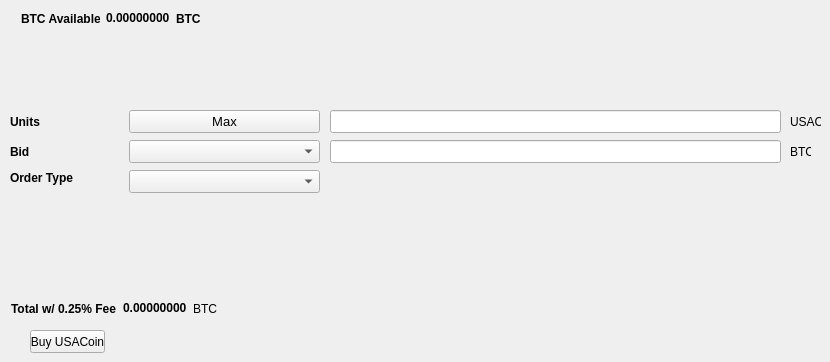
   <widget class="QWidget" name="BuyTab">
    <attribute name="title">
     <string>Buy</string>
    </attribute>
    <widget class="QPushButton" name="BuyUSACoin">
     <property name="geometry">
      <rect>
       <x>30</x>
       <y>330</y>
       <width>75</width>
       <height>23</height>
      </rect>
     </property>
     <property name="text">
      <string>Buy USACoin</string>
     </property>
    </widget>
    <widget class="QLabel" name="label_3">
     <property name="geometry">
      <rect>
       <x>10</x>
       <y>110</y>
       <width>46</width>
       <height>23</height>
      </rect>
     </property>
     <property name="font">
      <font>
       <weight>75</weight>
       <bold>true</bold>
      </font>
     </property>
     <property name="text">
      <string>Units</string>
     </property>
    </widget>
    <widget class="QLineEdit" name="UnitsInput">
     <property name="geometry">
      <rect>
       <x>330</x>
       <y>110</y>
       <width>451</width>
       <height>23</height>
      </rect>
     </property>
     <property name="font">
      <font>
       <pointsize>9</pointsize>
       <weight>75</weight>
       <bold>true</bold>
      </font>
     </property>
    </widget>
    <widget class="QLineEdit" name="BuyBidPriceEdit">
     <property name="geometry">
      <rect>
       <x>330</x>
       <y>140</y>
       <width>451</width>
       <height>23</height>
      </rect>
     </property>
     <property name="font">
      <font>
       <pointsize>9</pointsize>
       <weight>75</weight>
       <bold>true</bold>
      </font>
     </property>
    </widget>
    <widget class="QLabel" name="label_4">
     <property name="geometry">
      <rect>
       <x>790</x>
       <y>110</y>
       <width>31</width>
       <height>23</height>
      </rect>
     </property>
     <property name="text">
      <string>USACoin</string>
     </property>
    </widget>
    <widget class="QLabel" name="label_5">
     <property name="geometry">
      <rect>
       <x>790</x>
       <y>140</y>
       <width>21</width>
       <height>23</height>
      </rect>
     </property>
     <property name="text">
      <string>BTC</string>
     </property>
    </widget>
    <widget class="QLabel" name="label_6">
     <property name="geometry">
      <rect>
       <x>10</x>
       <y>140</y>
       <width>46</width>
       <height>23</height>
      </rect>
     </property>
     <property name="font">
      <font>
       <weight>75</weight>
       <bold>true</bold>
      </font>
     </property>
     <property name="text">
      <string>Bid</string>
     </property>
    </widget>
    <widget class="QLabel" name="label_7">
     <property name="geometry">
      <rect>
       <x>10</x>
       <y>170</y>
       <width>71</width>
       <height>16</height>
      </rect>
     </property>
     <property name="font">
      <font>
       <weight>75</weight>
       <bold>true</bold>
      </font>
     </property>
     <property name="text">
      <string>Order Type</string>
     </property>
    </widget>
    <widget class="QPushButton" name="Buy_Max_Amount">
     <property name="geometry">
      <rect>
       <x>129</x>
       <y>110</y>
       <width>191</width>
       <height>23</height>
      </rect>
     </property>
     <property name="font">
      <font>
       <pointsize>10</pointsize>
      </font>
     </property>
     <property name="text">
      <string>Max</string>
     </property>
    </widget>
    <widget class="QComboBox" name="BuyBidcomboBox">
     <property name="geometry">
      <rect>
       <x>129</x>
       <y>140</y>
       <width>191</width>
       <height>23</height>
      </rect>
     </property>
     <property name="font">
      <font>
       <pointsize>10</pointsize>
      </font>
     </property>
    </widget>
    <widget class="QComboBox" name="buyOrdertypeCombo">
     <property name="geometry">
      <rect>
       <x>129</x>
       <y>170</y>
       <width>191</width>
       <height>23</height>
      </rect>
     </property>
     <property name="font">
      <font>
       <pointsize>10</pointsize>
      </font>
     </property>
    </widget>
    <widget class="QWidget" name="layoutWidget">
     <property name="geometry">
      <rect>
       <x>21</x>
       <y>11</y>
       <width>180</width>
       <height>15</height>
      </rect>
     </property>
     <layout class="QHBoxLayout" name="horizontalLayout_3">
      <item>
       <widget class="QLabel" name="label232">
        <property name="font">
         <font>
          <weight>75</weight>
          <bold>true</bold>
         </font>
        </property>
        <property name="text">
         <string>BTC Available:</string>
        </property>
       </widget>
      </item>
      <item>
       <widget class="QLabel" name="BtcAvailableLbl">
        <property name="palette">
         <palette>
          <active>
           <colorrole role="WindowText">
            <brush brushstyle="SolidPattern">
             <color alpha="255">
              <red>0</red>
              <green>0</green>
              <blue>0</blue>
             </color>
            </brush>
           </colorrole>
           <colorrole role="Button">
            <brush brushstyle="SolidPattern">
             <color alpha="255">
              <red>0</red>
              <green>170</green>
              <blue>0</blue>
             </color>
            </brush>
           </colorrole>
           <colorrole role="Light">
            <brush brushstyle="SolidPattern">
             <color alpha="255">
              <red>0</red>
              <green>255</green>
              <blue>0</blue>
             </color>
            </brush>
           </colorrole>
           <colorrole role="Midlight">
            <brush brushstyle="SolidPattern">
             <color alpha="255">
              <red>0</red>
              <green>212</green>
              <blue>0</blue>
             </color>
            </brush>
           </colorrole>
           <colorrole role="Dark">
            <brush brushstyle="SolidPattern">
             <color alpha="255">
              <red>0</red>
              <green>85</green>
              <blue>0</blue>
             </color>
            </brush>
           </colorrole>
           <colorrole role="Mid">
            <brush brushstyle="SolidPattern">
             <color alpha="255">
              <red>0</red>
              <green>113</green>
              <blue>0</blue>
             </color>
            </brush>
           </colorrole>
           <colorrole role="Text">
            <brush brushstyle="SolidPattern">
             <color alpha="255">
              <red>0</red>
              <green>170</green>
              <blue>0</blue>
             </color>
            </brush>
           </colorrole>
           <colorrole role="BrightText">
            <brush brushstyle="SolidPattern">
             <color alpha="255">
              <red>255</red>
              <green>255</green>
              <blue>255</blue>
             </color>
            </brush>
           </colorrole>
           <colorrole role="ButtonText">
            <brush brushstyle="SolidPattern">
             <color alpha="255">
              <red>0</red>
              <green>0</green>
              <blue>0</blue>
             </color>
            </brush>
           </colorrole>
           <colorrole role="Base">
            <brush brushstyle="SolidPattern">
             <color alpha="255">
              <red>255</red>
              <green>255</green>
              <blue>255</blue>
             </color>
            </brush>
           </colorrole>
           <colorrole role="Window">
            <brush brushstyle="SolidPattern">
             <color alpha="255">
              <red>0</red>
              <green>170</green>
              <blue>0</blue>
             </color>
            </brush>
           </colorrole>
           <colorrole role="Shadow">
            <brush brushstyle="SolidPattern">
             <color alpha="255">
              <red>0</red>
              <green>0</green>
              <blue>0</blue>
             </color>
            </brush>
           </colorrole>
           <colorrole role="AlternateBase">
            <brush brushstyle="SolidPattern">
             <color alpha="255">
              <red>127</red>
              <green>212</green>
              <blue>127</blue>
             </color>
            </brush>
           </colorrole>
           <colorrole role="ToolTipBase">
            <brush brushstyle="SolidPattern">
             <color alpha="255">
              <red>255</red>
              <green>255</green>
              <blue>220</blue>
             </color>
            </brush>
           </colorrole>
           <colorrole role="ToolTipText">
            <brush brushstyle="SolidPattern">
             <color alpha="255">
              <red>0</red>
              <green>0</green>
              <blue>0</blue>
             </color>
            </brush>
           </colorrole>
          </active>
          <inactive>
           <colorrole role="WindowText">
            <brush brushstyle="SolidPattern">
             <color alpha="255">
              <red>0</red>
              <green>0</green>
              <blue>0</blue>
             </color>
            </brush>
           </colorrole>
           <colorrole role="Button">
            <brush brushstyle="SolidPattern">
             <color alpha="255">
              <red>0</red>
              <green>170</green>
              <blue>0</blue>
             </color>
            </brush>
           </colorrole>
           <colorrole role="Light">
            <brush brushstyle="SolidPattern">
             <color alpha="255">
              <red>0</red>
              <green>255</green>
              <blue>0</blue>
             </color>
            </brush>
           </colorrole>
           <colorrole role="Midlight">
            <brush brushstyle="SolidPattern">
             <color alpha="255">
              <red>0</red>
              <green>212</green>
              <blue>0</blue>
             </color>
            </brush>
           </colorrole>
           <colorrole role="Dark">
            <brush brushstyle="SolidPattern">
             <color alpha="255">
              <red>0</red>
              <green>85</green>
              <blue>0</blue>
             </color>
            </brush>
           </colorrole>
           <colorrole role="Mid">
            <brush brushstyle="SolidPattern">
             <color alpha="255">
              <red>0</red>
              <green>113</green>
              <blue>0</blue>
             </color>
            </brush>
           </colorrole>
           <colorrole role="Text">
            <brush brushstyle="SolidPattern">
             <color alpha="255">
              <red>0</red>
              <green>170</green>
              <blue>0</blue>
             </color>
            </brush>
           </colorrole>
           <colorrole role="BrightText">
            <brush brushstyle="SolidPattern">
             <color alpha="255">
              <red>255</red>
              <green>255</green>
              <blue>255</blue>
             </color>
            </brush>
           </colorrole>
           <colorrole role="ButtonText">
            <brush brushstyle="SolidPattern">
             <color alpha="255">
              <red>0</red>
              <green>0</green>
              <blue>0</blue>
             </color>
            </brush>
           </colorrole>
           <colorrole role="Base">
            <brush brushstyle="SolidPattern">
             <color alpha="255">
              <red>255</red>
              <green>255</green>
              <blue>255</blue>
             </color>
            </brush>
           </colorrole>
           <colorrole role="Window">
            <brush brushstyle="SolidPattern">
             <color alpha="255">
              <red>0</red>
              <green>170</green>
              <blue>0</blue>
             </color>
            </brush>
           </colorrole>
           <colorrole role="Shadow">
            <brush brushstyle="SolidPattern">
             <color alpha="255">
              <red>0</red>
              <green>0</green>
              <blue>0</blue>
             </color>
            </brush>
           </colorrole>
           <colorrole role="AlternateBase">
            <brush brushstyle="SolidPattern">
             <color alpha="255">
              <red>127</red>
              <green>212</green>
              <blue>127</blue>
             </color>
            </brush>
           </colorrole>
           <colorrole role="ToolTipBase">
            <brush brushstyle="SolidPattern">
             <color alpha="255">
              <red>255</red>
              <green>255</green>
              <blue>220</blue>
             </color>
            </brush>
           </colorrole>
           <colorrole role="ToolTipText">
            <brush brushstyle="SolidPattern">
             <color alpha="255">
              <red>0</red>
              <green>0</green>
              <blue>0</blue>
             </color>
            </brush>
           </colorrole>
          </inactive>
          <disabled>
           <colorrole role="WindowText">
            <brush brushstyle="SolidPattern">
             <color alpha="255">
              <red>0</red>
              <green>85</green>
              <blue>0</blue>
             </color>
            </brush>
           </colorrole>
           <colorrole role="Button">
            <brush brushstyle="SolidPattern">
             <color alpha="255">
              <red>0</red>
              <green>170</green>
              <blue>0</blue>
             </color>
            </brush>
           </colorrole>
           <colorrole role="Light">
            <brush brushstyle="SolidPattern">
             <color alpha="255">
              <red>0</red>
              <green>255</green>
              <blue>0</blue>
             </color>
            </brush>
           </colorrole>
           <colorrole role="Midlight">
            <brush brushstyle="SolidPattern">
             <color alpha="255">
              <red>0</red>
              <green>212</green>
              <blue>0</blue>
             </color>
            </brush>
           </colorrole>
           <colorrole role="Dark">
            <brush brushstyle="SolidPattern">
             <color alpha="255">
              <red>0</red>
              <green>85</green>
              <blue>0</blue>
             </color>
            </brush>
           </colorrole>
           <colorrole role="Mid">
            <brush brushstyle="SolidPattern">
             <color alpha="255">
              <red>0</red>
              <green>113</green>
              <blue>0</blue>
             </color>
            </brush>
           </colorrole>
           <colorrole role="Text">
            <brush brushstyle="SolidPattern">
             <color alpha="255">
              <red>0</red>
              <green>85</green>
              <blue>0</blue>
             </color>
            </brush>
           </colorrole>
           <colorrole role="BrightText">
            <brush brushstyle="SolidPattern">
             <color alpha="255">
              <red>255</red>
              <green>255</green>
              <blue>255</blue>
             </color>
            </brush>
           </colorrole>
           <colorrole role="ButtonText">
            <brush brushstyle="SolidPattern">
             <color alpha="255">
              <red>0</red>
              <green>85</green>
              <blue>0</blue>
             </color>
            </brush>
           </colorrole>
           <colorrole role="Base">
            <brush brushstyle="SolidPattern">
             <color alpha="255">
              <red>0</red>
              <green>170</green>
              <blue>0</blue>
             </color>
            </brush>
           </colorrole>
           <colorrole role="Window">
            <brush brushstyle="SolidPattern">
             <color alpha="255">
              <red>0</red>
              <green>170</green>
              <blue>0</blue>
             </color>
            </brush>
           </colorrole>
           <colorrole role="Shadow">
            <brush brushstyle="SolidPattern">
             <color alpha="255">
              <red>0</red>
              <green>0</green>
              <blue>0</blue>
             </color>
            </brush>
           </colorrole>
           <colorrole role="AlternateBase">
            <brush brushstyle="SolidPattern">
             <color alpha="255">
              <red>0</red>
              <green>170</green>
              <blue>0</blue>
             </color>
            </brush>
           </colorrole>
           <colorrole role="ToolTipBase">
            <brush brushstyle="SolidPattern">
             <color alpha="255">
              <red>255</red>
              <green>255</green>
              <blue>220</blue>
             </color>
            </brush>
           </colorrole>
           <colorrole role="ToolTipText">
            <brush brushstyle="SolidPattern">
             <color alpha="255">
              <red>0</red>
              <green>0</green>
              <blue>0</blue>
             </color>
            </brush>
           </colorrole>
          </disabled>
         </palette>
        </property>
        <property name="font">
         <font>
          <weight>75</weight>
          <bold>true</bold>
         </font>
        </property>
        <property name="text">
         <string>0.00000000</string>
        </property>
        <property name="textInteractionFlags">
         <set>Qt::LinksAccessibleByMouse|Qt::TextSelectableByKeyboard|Qt::TextSelectableByMouse</set>
        </property>
       </widget>
      </item>
      <item>
       <widget class="QLabel" name="BtcAvailableLbl_2">
        <property name="font">
         <font>
          <weight>75</weight>
          <bold>true</bold>
         </font>
        </property>
        <property name="text">
         <string>BTC</string>
        </property>
       </widget>
      </item>
     </layout>
    </widget>
    <widget class="QWidget" name="layoutWidget">
     <property name="geometry">
      <rect>
       <x>11</x>
       <y>301</y>
       <width>209</width>
       <height>15</height>
      </rect>
     </property>
     <layout class="QHBoxLayout" name="horizontalLayout_4">
      <item>
       <widget class="QLabel" name="label_9">
        <property name="font">
         <font>
          <weight>75</weight>
          <bold>true</bold>
         </font>
        </property>
        <property name="text">
         <string>Total w/ 0.25% Fee</string>
        </property>
       </widget>
      </item>
      <item>
       <widget class="QLabel" name="BuyCostLabel">
        <property name="palette">
         <palette>
          <active>
           <colorrole role="WindowText">
            <brush brushstyle="SolidPattern">
             <color alpha="255">
              <red>0</red>
              <green>0</green>
              <blue>0</blue>
             </color>
            </brush>
           </colorrole>
           <colorrole role="Button">
            <brush brushstyle="SolidPattern">
             <color alpha="255">
              <red>0</red>
              <green>170</green>
              <blue>0</blue>
             </color>
            </brush>
           </colorrole>
           <colorrole role="Light">
            <brush brushstyle="SolidPattern">
             <color alpha="255">
              <red>0</red>
              <green>255</green>
              <blue>0</blue>
             </color>
            </brush>
           </colorrole>
           <colorrole role="Midlight">
            <brush brushstyle="SolidPattern">
             <color alpha="255">
              <red>0</red>
              <green>212</green>
              <blue>0</blue>
             </color>
            </brush>
           </colorrole>
           <colorrole role="Dark">
            <brush brushstyle="SolidPattern">
             <color alpha="255">
              <red>0</red>
              <green>85</green>
              <blue>0</blue>
             </color>
            </brush>
           </colorrole>
           <colorrole role="Mid">
            <brush brushstyle="SolidPattern">
             <color alpha="255">
              <red>0</red>
              <green>113</green>
              <blue>0</blue>
             </color>
            </brush>
           </colorrole>
           <colorrole role="Text">
            <brush brushstyle="SolidPattern">
             <color alpha="255">
              <red>0</red>
              <green>170</green>
              <blue>0</blue>
             </color>
            </brush>
           </colorrole>
           <colorrole role="BrightText">
            <brush brushstyle="SolidPattern">
             <color alpha="255">
              <red>255</red>
              <green>255</green>
              <blue>255</blue>
             </color>
            </brush>
           </colorrole>
           <colorrole role="ButtonText">
            <brush brushstyle="SolidPattern">
             <color alpha="255">
              <red>0</red>
              <green>0</green>
              <blue>0</blue>
             </color>
            </brush>
           </colorrole>
           <colorrole role="Base">
            <brush brushstyle="SolidPattern">
             <color alpha="255">
              <red>255</red>
              <green>255</green>
              <blue>255</blue>
             </color>
            </brush>
           </colorrole>
           <colorrole role="Window">
            <brush brushstyle="SolidPattern">
             <color alpha="255">
              <red>0</red>
              <green>170</green>
              <blue>0</blue>
             </color>
            </brush>
           </colorrole>
           <colorrole role="Shadow">
            <brush brushstyle="SolidPattern">
             <color alpha="255">
              <red>0</red>
              <green>0</green>
              <blue>0</blue>
             </color>
            </brush>
           </colorrole>
           <colorrole role="AlternateBase">
            <brush brushstyle="SolidPattern">
             <color alpha="255">
              <red>127</red>
              <green>212</green>
              <blue>127</blue>
             </color>
            </brush>
           </colorrole>
           <colorrole role="ToolTipBase">
            <brush brushstyle="SolidPattern">
             <color alpha="255">
              <red>255</red>
              <green>255</green>
              <blue>220</blue>
             </color>
            </brush>
           </colorrole>
           <colorrole role="ToolTipText">
            <brush brushstyle="SolidPattern">
             <color alpha="255">
              <red>0</red>
              <green>0</green>
              <blue>0</blue>
             </color>
            </brush>
           </colorrole>
          </active>
          <inactive>
           <colorrole role="WindowText">
            <brush brushstyle="SolidPattern">
             <color alpha="255">
              <red>0</red>
              <green>0</green>
              <blue>0</blue>
             </color>
            </brush>
           </colorrole>
           <colorrole role="Button">
            <brush brushstyle="SolidPattern">
             <color alpha="255">
              <red>0</red>
              <green>170</green>
              <blue>0</blue>
             </color>
            </brush>
           </colorrole>
           <colorrole role="Light">
            <brush brushstyle="SolidPattern">
             <color alpha="255">
              <red>0</red>
              <green>255</green>
              <blue>0</blue>
             </color>
            </brush>
           </colorrole>
           <colorrole role="Midlight">
            <brush brushstyle="SolidPattern">
             <color alpha="255">
              <red>0</red>
              <green>212</green>
              <blue>0</blue>
             </color>
            </brush>
           </colorrole>
           <colorrole role="Dark">
            <brush brushstyle="SolidPattern">
             <color alpha="255">
              <red>0</red>
              <green>85</green>
              <blue>0</blue>
             </color>
            </brush>
           </colorrole>
           <colorrole role="Mid">
            <brush brushstyle="SolidPattern">
             <color alpha="255">
              <red>0</red>
              <green>113</green>
              <blue>0</blue>
             </color>
            </brush>
           </colorrole>
           <colorrole role="Text">
            <brush brushstyle="SolidPattern">
             <color alpha="255">
              <red>0</red>
              <green>170</green>
              <blue>0</blue>
             </color>
            </brush>
           </colorrole>
           <colorrole role="BrightText">
            <brush brushstyle="SolidPattern">
             <color alpha="255">
              <red>255</red>
              <green>255</green>
              <blue>255</blue>
             </color>
            </brush>
           </colorrole>
           <colorrole role="ButtonText">
            <brush brushstyle="SolidPattern">
             <color alpha="255">
              <red>0</red>
              <green>0</green>
              <blue>0</blue>
             </color>
            </brush>
           </colorrole>
           <colorrole role="Base">
            <brush brushstyle="SolidPattern">
             <color alpha="255">
              <red>255</red>
              <green>255</green>
              <blue>255</blue>
             </color>
            </brush>
           </colorrole>
           <colorrole role="Window">
            <brush brushstyle="SolidPattern">
             <color alpha="255">
              <red>0</red>
              <green>170</green>
              <blue>0</blue>
             </color>
            </brush>
           </colorrole>
           <colorrole role="Shadow">
            <brush brushstyle="SolidPattern">
             <color alpha="255">
              <red>0</red>
              <green>0</green>
              <blue>0</blue>
             </color>
            </brush>
           </colorrole>
           <colorrole role="AlternateBase">
            <brush brushstyle="SolidPattern">
             <color alpha="255">
              <red>127</red>
              <green>212</green>
              <blue>127</blue>
             </color>
            </brush>
           </colorrole>
           <colorrole role="ToolTipBase">
            <brush brushstyle="SolidPattern">
             <color alpha="255">
              <red>255</red>
              <green>255</green>
              <blue>220</blue>
             </color>
            </brush>
           </colorrole>
           <colorrole role="ToolTipText">
            <brush brushstyle="SolidPattern">
             <color alpha="255">
              <red>0</red>
              <green>0</green>
              <blue>0</blue>
             </color>
            </brush>
           </colorrole>
          </inactive>
          <disabled>
           <colorrole role="WindowText">
            <brush brushstyle="SolidPattern">
             <color alpha="255">
              <red>0</red>
              <green>85</green>
              <blue>0</blue>
             </color>
            </brush>
           </colorrole>
           <colorrole role="Button">
            <brush brushstyle="SolidPattern">
             <color alpha="255">
              <red>0</red>
              <green>170</green>
              <blue>0</blue>
             </color>
            </brush>
           </colorrole>
           <colorrole role="Light">
            <brush brushstyle="SolidPattern">
             <color alpha="255">
              <red>0</red>
              <green>255</green>
              <blue>0</blue>
             </color>
            </brush>
           </colorrole>
           <colorrole role="Midlight">
            <brush brushstyle="SolidPattern">
             <color alpha="255">
              <red>0</red>
              <green>212</green>
              <blue>0</blue>
             </color>
            </brush>
           </colorrole>
           <colorrole role="Dark">
            <brush brushstyle="SolidPattern">
             <color alpha="255">
              <red>0</red>
              <green>85</green>
              <blue>0</blue>
             </color>
            </brush>
           </colorrole>
           <colorrole role="Mid">
            <brush brushstyle="SolidPattern">
             <color alpha="255">
              <red>0</red>
              <green>113</green>
              <blue>0</blue>
             </color>
            </brush>
           </colorrole>
           <colorrole role="Text">
            <brush brushstyle="SolidPattern">
             <color alpha="255">
              <red>0</red>
              <green>85</green>
              <blue>0</blue>
             </color>
            </brush>
           </colorrole>
           <colorrole role="BrightText">
            <brush brushstyle="SolidPattern">
             <color alpha="255">
              <red>255</red>
              <green>255</green>
              <blue>255</blue>
             </color>
            </brush>
           </colorrole>
           <colorrole role="ButtonText">
            <brush brushstyle="SolidPattern">
             <color alpha="255">
              <red>0</red>
              <green>85</green>
              <blue>0</blue>
             </color>
            </brush>
           </colorrole>
           <colorrole role="Base">
            <brush brushstyle="SolidPattern">
             <color alpha="255">
              <red>0</red>
              <green>170</green>
              <blue>0</blue>
             </color>
            </brush>
           </colorrole>
           <colorrole role="Window">
            <brush brushstyle="SolidPattern">
             <color alpha="255">
              <red>0</red>
              <green>170</green>
              <blue>0</blue>
             </color>
            </brush>
           </colorrole>
           <colorrole role="Shadow">
            <brush brushstyle="SolidPattern">
             <color alpha="255">
              <red>0</red>
              <green>0</green>
              <blue>0</blue>
             </color>
            </brush>
           </colorrole>
           <colorrole role="AlternateBase">
            <brush brushstyle="SolidPattern">
             <color alpha="255">
              <red>0</red>
              <green>170</green>
              <blue>0</blue>
             </color>
            </brush>
           </colorrole>
           <colorrole role="ToolTipBase">
            <brush brushstyle="SolidPattern">
             <color alpha="255">
              <red>255</red>
              <green>255</green>
              <blue>220</blue>
             </color>
            </brush>
           </colorrole>
           <colorrole role="ToolTipText">
            <brush brushstyle="SolidPattern">
             <color alpha="255">
              <red>0</red>
              <green>0</green>
              <blue>0</blue>
             </color>
            </brush>
           </colorrole>
          </disabled>
         </palette>
        </property>
        <property name="font">
         <font>
          <weight>75</weight>
          <bold>true</bold>
         </font>
        </property>
        <property name="autoFillBackground">
         <bool>false</bool>
        </property>
        <property name="text">
         <string>0.00000000</string>
        </property>
        <property name="textInteractionFlags">
         <set>Qt::LinksAccessibleByMouse|Qt::TextSelectableByMouse</set>
        </property>
       </widget>
      </item>
      <item>
       <widget class="QLabel" name="label_10">
        <property name="font">
         <font>
          <weight>50</weight>
          <bold>false</bold>
         </font>
        </property>
        <property name="text">
         <string>BTC</string>
        </property>
       </widget>
      </item>
     </layout>
    </widget>
   </widget>
